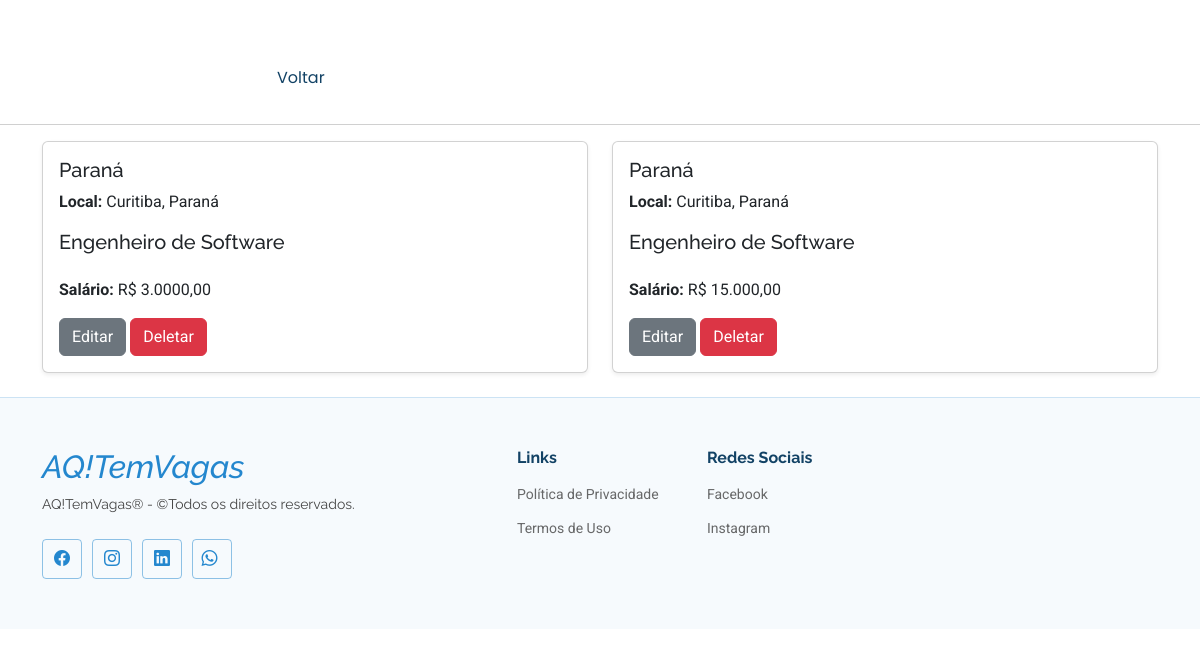
The page /page/dash_empregador/ (signed in) on the database its author committed.
### app/models.py (models this page shows)
class vaga_oferecido(models.Model):
    Empregador = models.ForeignKey(Empregador, on_delete=models.CASCADE)
    Estado = models.ForeignKey(aqtemvaga_brasil, on_delete=models.CASCADE, null=True)
    Cidade = models.CharField(max_length=100, blank=True, null=True)
    Bairro = models.CharField(max_length=100,blank=True, null=True)
    Cargo = models.CharField(max_length=100, blank=True, null=True)  # Tornar opcional
    Salário = models.CharField(max_length=100, blank=True, null=True)  # Tornar opcional
    Requisitos = models.TextField(blank=True, null=True)  # Tornar opcional
    Benifícios = models.TextField(blank=True, null=True)  # Tornar opcional
    Descrição = models.TextField(blank=True, null=True)  # Tornar opcional
    Empresa = models.TextField(blank=True, null=True)  # Tornar opcional
    Contato = models.TextField(blank=True, null=True)  # Tornar opcional
    Data_criacao = models.DateTimeField(default=now)
    Data_atualizacao = models.DateTimeField(auto_now=True)

class aqtemvaga_brasil(models.Model):
  Estado = models.CharField(max_length=20,null=True)
  def __str__(self) -> str: return f"{self.Estado}"

### app/views.py (the view)
# urls.py: path('page/dash_empregador/', dash_empregador, name='dash_empregador'),
def dash_empregador(request):
    if not request.user.is_authenticated:
        return redirect('login_view')
    vagas = vaga_oferecido.objects.filter(Empregador__user=request.user) #Campo do Empregado/User
    context = {
        'vagas': vagas
    }
    return render(request, 'page/dash_empregador.html', context)

### templates/page/dash_empregador.html (shortened to what this page needs)
{% extends 'page/home_base.html' %}
{% load static %}
{% block main %}
<div class="container col-lg-7 pt-5">
    <nav id="navmenu" class="navmenu">
        <ul>
            <li><a href="{% url 'perfil_empregador' %}">Voltar</a></li>
        </ul>
    </nav>
</div>
<hr>
    <div class="container">
        {% if vagas %}
        <div class="row">
            {% for vaga in vagas %}
            <div class="col-md-6 mb-4">
                <div class="card shadow-sm h-100">
                    <div class="card-body">
                      <h5 class="card-title">{{ vaga.Estado }}</h5>
                      <p><strong>Local:</strong> {{ vaga.Cidade }}, {{ vaga.Estado }}</p>
                        <h5 class="card-title">{{ vaga.Cargo }}</h5>
                        <p><strong>Salário:</strong> R$ {{ vaga.Salário }}</p>
                        <a href="{% url 'editar_vaga' vaga.id %}" class="btn btn-secondary">Editar</a>
                        <form method="POST" action="{% url 'deletar_vaga' vaga.id %}" style="display:inline;">
                            <button type="submit" class="btn btn-danger" onclick="return confirm('Tem certeza que deseja deletar esta vaga?');">Deletar</button>
                        </form>
                    </div>
                </div>
            </div>
            {% endfor %}
        </div>
        {% else %}
        <p>Você não tem vagas adicionadas!</p>
        {% endif %}
    </div>
{% endblock %}

### static/assets/css/main.css (style rules this page uses)
:root { --default-font:"Roboto",system-ui,-apple-system,"Segoe UI",Roboto,"Helvetica Neue",Arial,"Noto Sans","Liberation Sans",sans-serif,"Apple Color Emoji","Segoe UI Emoji","Segoe UI Symbol","Noto Color Emoji"; --heading-font:"Raleway",sans-serif; --nav-font:"Poppins",sans-serif }
:root { --background-color:#ffffff; --default-color:#444444; --heading-color:#124265; --accent-color:#2487ce; --surface-color:#ffffff; --contrast-color:#ffffff }
:root { --nav-color:#124265; --nav-hover-color:#2487ce; --nav-mobile-background-color:#ffffff; --nav-dropdown-background-color:#ffffff; --nav-dropdown-color:#124265; --nav-dropdown-hover-color:#2487ce }
:root { scroll-behavior:smooth }
body { color:var(--default-color); background-color:var(--background-color); font-family:var(--default-font) }
a { color:var(--accent-color); text-decoration:none; transition:.3s }
h1,h2,h3,h4,h5,h6 { color:var(--heading-color); font-family:var(--heading-font) }
@media (min-width:1200px) { .navmenu { padding:0 } }
@media (min-width:1200px) { .navmenu ul { margin:0; padding:0; display:flex; list-style:none; align-items:center } }
@media (min-width:1200px) { .navmenu li { position:relative } }
@media (min-width:1200px) { .navmenu a,.navmenu a:focus { color:var(--nav-color); padding:18px 15px; font-size:16px; font-family:var(--nav-font); font-weight:400; display:flex; align-items:center; justify-content:space-between; white-space:nowrap; transition:.3s } }
@media (min-width:1200px) { .navmenu li:last-child a { padding-right:0 } }

### rows shown on the page
vaga_oferecido: Estado "Paraná", Cidade "Curitiba", Cargo "Engenheiro de Software", Salário "3.0000,00"
vaga_oferecido: Estado "Paraná", Cidade "Curitiba", Cargo "Engenheiro de Software", Salário "15.000,00"
